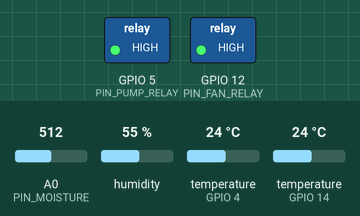
Recording of a sketch running on a simulated ESP8266 (Wemos D1 mini). Parts: switched loads named in the sketch (green lamp = pin HIGH). The test bench sets the inputs (shaded band); at power-on: humidity 55 %, A0 (PIN_MOISTURE) = 512, temperature (sensors on GPIO 4, GPIO 14) 24 °C. WiFi joins after 1.5 s; servers stay silent unless stated; uploads are accepted with an empty reply; what the sketch prints to the serial monitor is not drawn.

Above: at 4.5 s.
4.6 s: humidity set to 83 %
8.1 s: humidity set to 86 %
At 10.6 s:
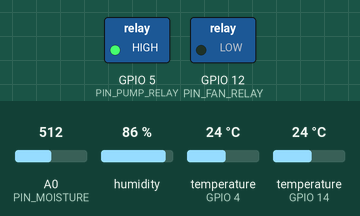
11.4 s: A0 (PIN_MOISTURE) set to 656
12.9 s: A0 (PIN_MOISTURE) set to 683
At 14.9 s:
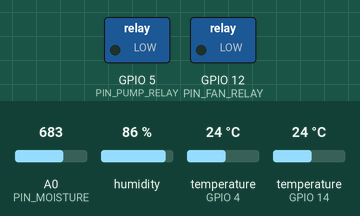
Timing chart, 0 to 45.9 s (numbered marks = the images above; inputs shaded):
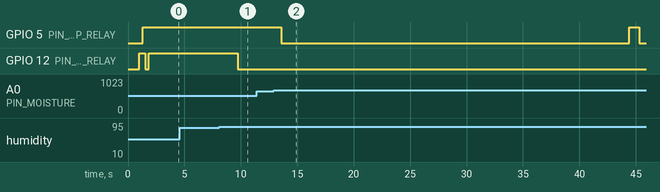

Measured:
- the behaviour switches between 84 and 85 % on humidity (found by bisection; images 0 and 1)
- the behaviour switches between 665 and 666 on A0 (PIN_MOISTURE) (found by bisection; images 1 and 2)
- after the input at 4.6 s, every drawn part: stays the same
- after the input at 8.1 s, GPIO 12 (PIN_FAN_RELAY): HIGH → LOW after 1.6 s
- after the input at 11.4 s, every drawn part: stays the same
- after the input at 12.9 s, GPIO 5 (PIN_PUMP_RELAY): HIGH → LOW after 0.69 s, → HIGH 30.8 s later, → LOW 0.86 s later

The sketch:

ESP8266_WIFIMANAGER_PRODUCTION.ino
```cpp
/*
 * ==============================================================================
 * 🌱 Smart Seedling Nursery IoT - Complete Production Firmware for ESP8266
 * ==============================================================================
 * Platform: ESP8266 (NodeMCU v2/v3, Wemos D1 Mini, ESP-12E/F)
 * Target Server: https://seedling.acrmatech.com
 *
 * 🔌 HARDWARE WIRING PINOUT:
 *   - A0      (ADC0)    : Capacitive Soil Moisture Sensor v1.2 / v2.0 (Analog)
 *   - D2      (GPIO 4)  : DS18B20 Soil Temperature 1-Wire (with 4.7kΩ pull-up to 3.3V)
 *   - D1      (GPIO 5)  : 5V Relay #1 -> Submersible Irrigation Pump
 *   - D5      (GPIO 14) : DHT22 Ambient Air Temperature & Relative Humidity Sensor
 *   - D6      (GPIO 12) : 5V Relay #2 -> Greenhouse Ventilation / Cooling Fan
 *
 * 📦 REQUIRED ARDUINO LIBRARIES:
 *   1. WiFiManager (by tzapu or tablatronix)
 *   2. DHT sensor library (by Adafruit) + Adafruit Unified Sensor
 *   3. DallasTemperature (by Miles Burton)
 *   4. OneWire (by Paul Stoffregen)
 *   5. ArduinoJson (by Benoit Blanchon, v6.x or v7.x)
 * ==============================================================================
 */

#include <ESP8266WiFi.h>
#include <WiFiClientSecure.h>
#include <ESP8266HTTPClient.h>
#include <WiFiManager.h>      // Phone Captive Portal Wi-Fi Configuration
#include <DHT.h>              // Adafruit DHT22 Library
#include <OneWire.h>
#include <DallasTemperature.h>
#include <ArduinoJson.h>

// ==============================================================================
// 1. CLOUD SERVER CONFIGURATION
// ==============================================================================
const char* SERVER_URL    = "https://seedling.acrmatech.com/api/v1/device/readings/";
const char* DEVICE_ID     = "ESP32-001";
const char* API_KEY       = "secret-esp32-demo-api-key-2026";
const char* FIRMWARE_VER  = "2.0.0";

// ==============================================================================
// 2. HARDWARE PIN DEFINITIONS & RELAY SETTINGS
// ==============================================================================
#define PIN_MOISTURE      A0    // Dedicated Analog ADC (0 - 1023)
#define PIN_DS18B20       4     // GPIO 4 (NodeMCU D2) - Soil Temperature
#define PIN_PUMP_RELAY    5     // GPIO 5 (NodeMCU D1) - Water Pump Relay
#define PIN_DHT           14    // GPIO 14 (NodeMCU D5) - DHT22 Air Sensor
#define PIN_FAN_RELAY     12    // GPIO 12 (NodeMCU D6) - Ventilation Fan Relay

#define DHTTYPE           DHT22 // DHT 22 (AM2302, AM2321)

// ⚠️ RELAY TYPE: Set to TRUE for standard Active-LOW relays (LOW=ON, HIGH=OFF)
const bool RELAYS_ACTIVE_LOW = true;

// Soil Moisture ADC Calibration (10-bit ADC: 0 - 1023)
const int DRY_ADC_VALUE   = 800;   // In dry air
const int WET_ADC_VALUE   = 350;   // In water

// Autonomous Control Thresholds
float PUMP_ON_THRESHOLD   = 30.0;  // Turn pump ON when soil moisture <= 30%
float PUMP_OFF_THRESHOLD  = 50.0;  // Turn pump OFF when soil moisture >= 50%
unsigned long MAX_PUMP_RUN_MS = 30000; // 30s safety cutoff

float FAN_ON_TEMP_THRESHOLD  = 30.0; // Turn fan ON when air temp >= 30.0°C
float FAN_OFF_TEMP_THRESHOLD = 25.0; // Turn fan OFF when air temp <= 25.0°C
float FAN_ON_HUMID_THRESHOLD = 85.0; // Turn fan ON when air humidity >= 85.0%

// Sensor Objects
DHT dht(PIN_DHT, DHTTYPE);
OneWire oneWire(PIN_DS18B20);
DallasTemperature tempSensors(&oneWire);

// State Tracking & Timing
unsigned long lastUploadTime = 0;
const unsigned long UPLOAD_INTERVAL_MS = 2000; // Stream telemetry every 2 seconds
unsigned long pumpStartTime = 0;
bool isPumpActive = false;
bool isFanActive  = false;

// ==============================================================================
// 3. RELAY ACTUATOR HELPERS
// ==============================================================================
void setPumpRelay(bool turnOn) {
  if (RELAYS_ACTIVE_LOW) {
    digitalWrite(PIN_PUMP_RELAY, turnOn ? LOW : HIGH);
  } else {
    digitalWrite(PIN_PUMP_RELAY, turnOn ? HIGH : LOW);
  }
}

void setFanRelay(bool turnOn) {
  if (RELAYS_ACTIVE_LOW) {
    digitalWrite(PIN_FAN_RELAY, turnOn ? LOW : HIGH);
  } else {
    digitalWrite(PIN_FAN_RELAY, turnOn ? HIGH : LOW);
  }
}

// ==============================================================================
// 4. SETUP INITIALIZATION
// ==============================================================================
void setup() {
  Serial.begin(115200);
  delay(1000);
  Serial.println("\n🌱 ==================================================");
  Serial.println("🌱 Smart Seedling ESP8266 + DHT22 & Fan Booting...");
  Serial.println("🌱 Target Server: https://seedling.acrmatech.com");
  Serial.println("🌱 ==================================================");

  // 1. Initialize Relay Outputs (Ensure OFF on boot)
  pinMode(PIN_PUMP_RELAY, OUTPUT);
  pinMode(PIN_FAN_RELAY, OUTPUT);
  setPumpRelay(false);
  setFanRelay(false);

  // Quick relay test clicks on boot
  Serial.println("⚡ Testing Relays (Pump & Fan Click Test)...");
  setPumpRelay(true);
  delay(300);
  setPumpRelay(false);
  delay(200);
  setFanRelay(true);
  delay(300);
  setFanRelay(false);
  Serial.println("⚡ Relay Test Completed.");

  // 2. Initialize Sensors
  tempSensors.begin();
  dht.begin();

  // 3. Connect to Wi-Fi via Phone Portal
  WiFiManager wm;
  Serial.println("📱 Starting WiFiManager Portal...");
  Serial.println("📱 Connect phone to Wi-Fi: 'SmartSeedling-Setup' to configure Wi-Fi.");

  bool connected = wm.autoConnect("SmartSeedling-Setup");

  if (!connected) {
    Serial.println("❌ Failed to connect. Restarting ESP8266 in 3 seconds...");
    delay(3000);
    ESP.restart();
  }

  Serial.println("\n✅ Wi-Fi Connected Successfully!");
  Serial.print("📱 Node IP Address: ");
  Serial.println(WiFi.localIP());
  Serial.print("📶 Signal Strength (RSSI): ");
  Serial.print(WiFi.RSSI());
  Serial.println(" dBm\n");
}

// ==============================================================================
// 5. MAIN LOOP
// ==============================================================================
void loop() {
  if (WiFi.status() != WL_CONNECTED) {
    delay(100);
    return;
  }

  // 1. Read Soil Temperature (DS18B20)
  tempSensors.requestTemperatures();
  float soilTemp = tempSensors.getTempCByIndex(0);
  if (soilTemp == DEVICE_DISCONNECTED_C || soilTemp < -40.0) {
    soilTemp = 24.5; // Sensor fallback
  }

  // 2. Read Soil Moisture (Analog)
  int rawMoist = analogRead(PIN_MOISTURE);
  float soilMoist = calculateMoisturePercent(rawMoist);

  // 3. Read Ambient Air Climate (DHT22)
  float airHum = dht.readHumidity();
  float airTemp = dht.readTemperature();
  if (isnan(airHum) || isnan(airTemp)) {
    airHum = 65.0; // Fallback if DHT22 warming up
    airTemp = soilTemp + 1.2;
  }

  // 4. Autonomous Actuation Logic
  handleIrrigation(soilMoist);
  handleVentilation(airTemp, airHum);

  // 5. Stream Real-Time Telemetry to Cloud
  unsigned long now = millis();
  if (now - lastUploadTime >= UPLOAD_INTERVAL_MS) {
    lastUploadTime = now;
    sendTelemetry(soilTemp, soilMoist, rawMoist, airTemp, airHum, isPumpActive, isFanActive);
  }

  delay(100);
}

// ==============================================================================
// 6. CONTROL & TELEMETRY FUNCTIONS
// ==============================================================================

// Convert ADC (0 - 1023) to Percentage
float calculateMoisturePercent(int rawADC) {
  if (rawADC >= DRY_ADC_VALUE) return 0.0;
  if (rawADC <= WET_ADC_VALUE) return 100.0;
  float pct = ((float)(DRY_ADC_VALUE - rawADC) / (float)(DRY_ADC_VALUE - WET_ADC_VALUE)) * 100.0;
  return constrain(pct, 0.0, 100.0);
}

// Autonomous Pump Controller
void handleIrrigation(float currentMoisture) {
  if (!isPumpActive && currentMoisture <= PUMP_ON_THRESHOLD) {
    setPumpRelay(true);
    isPumpActive = true;
    pumpStartTime = millis();
    Serial.printf("💧 [PUMP ON] Soil Moisture (%.1f%%) <= Threshold (%.1f%%)\n", currentMoisture, PUMP_ON_THRESHOLD);
  } else if (isPumpActive) {
    bool moistureSatisfied = (currentMoisture >= PUMP_OFF_THRESHOLD);
    bool timeoutExceeded = (millis() - pumpStartTime >= MAX_PUMP_RUN_MS);

    if (moistureSatisfied || timeoutExceeded) {
      setPumpRelay(false);
      isPumpActive = false;
      if (timeoutExceeded) {
        Serial.println("⚠️ [PUMP OFF] Safety cutoff reached (30s).");
      } else {
        Serial.printf("✅ [PUMP OFF] Target moisture reached (%.1f%% >= %.1f%%)\n", currentMoisture, PUMP_OFF_THRESHOLD);
      }
    }
  }
}

// Autonomous Fan Controller
void handleVentilation(float currentAirTemp, float currentAirHum) {
  bool needsCooling = (currentAirTemp >= FAN_ON_TEMP_THRESHOLD);
  bool needsDehumidify = (currentAirHum >= FAN_ON_HUMID_THRESHOLD);

  if (!isFanActive && (needsCooling || needsDehumidify)) {
    setFanRelay(true);
    isFanActive = true;
    Serial.printf("💨 [FAN ON] Air Temp: %.1f°C | Air Hum: %.1f%% -> Ventilation Active\n", currentAirTemp, currentAirHum);
  } else if (isFanActive) {
    bool tempCooled = (currentAirTemp <= FAN_OFF_TEMP_THRESHOLD);
    bool humNormal  = (currentAirHum < FAN_ON_HUMID_THRESHOLD - 5.0);

    if (tempCooled && humNormal) {
      setFanRelay(false);
      isFanActive = false;
      Serial.printf("✅ [FAN OFF] Climate restored (Air: %.1f°C, Hum: %.1f%%)\n", currentAirTemp, currentAirHum);
    }
  }
}

// HTTPS Telemetry Ingestion to cPanel Server
void sendTelemetry(float sTemp, float sMoist, int rawMoist, float aTemp, float aHum, bool pumpState, bool fanState) {
  if (WiFi.status() != WL_CONNECTED) return;

  WiFiClientSecure client;
  client.setInsecure(); // Bypass SSL verification for high-speed connectivity

  HTTPClient https;
  https.setTimeout(4000);

  if (https.begin(client, SERVER_URL)) {
    https.addHeader("Content-Type", "application/json");
    https.addHeader("X-Device-ID", DEVICE_ID);
    https.addHeader("X-API-Key", API_KEY);

    // Build JSON Payload
    StaticJsonDocument<384> doc;
    doc["device_id"]         = DEVICE_ID;
    doc["soil_temperature"]  = sTemp;
    doc["soil_moisture"]     = sMoist;
    doc["soil_moisture_raw"] = rawMoist;
    doc["air_temperature"]   = aTemp;
    doc["air_humidity"]      = aHum;
    doc["pump_status"]       = pumpState;
    doc["fan_status"]        = fanState;
    doc["rssi"]              = WiFi.RSSI();
    doc["firmware_version"]  = FIRMWARE_VER;

    String requestBody;
    serializeJson(doc, requestBody);

    int httpCode = https.POST(requestBody);

    if (httpCode == HTTP_CODE_CREATED || httpCode == HTTP_CODE_OK) {
      String responsePayload = https.getString();

      // Parse Dynamic Settings Synchronized from Django Admin
      StaticJsonDocument<512> resDoc;
      DeserializationError err = deserializeJson(resDoc, responsePayload);
      if (!err && resDoc.containsKey("settings")) {
        JsonObject s = resDoc["settings"];
        if (s.containsKey("pump_on_threshold"))    PUMP_ON_THRESHOLD      = s["pump_on_threshold"];
        if (s.containsKey("pump_off_threshold"))   PUMP_OFF_THRESHOLD     = s["pump_off_threshold"];
        if (s.containsKey("fan_on_temperature"))   FAN_ON_TEMP_THRESHOLD  = s["fan_on_temperature"];
        if (s.containsKey("fan_off_temperature"))  FAN_OFF_TEMP_THRESHOLD = s["fan_off_temperature"];
        if (s.containsKey("fan_on_humidity"))     FAN_ON_HUMID_THRESHOLD = s["fan_on_humidity"];
        if (s.containsKey("max_pump_runtime_seconds")) {
          MAX_PUMP_RUN_MS = ((unsigned long)s["max_pump_runtime_seconds"]) * 1000;
        }
      }

      Serial.printf("📡 [CLOUD SYNC OK] Soil: %.1f°C, %.1f%% | Air: %.1f°C, %.1f%% | Pump: %s | Fan: %s | FanThreshold: >=%.1f°C\n",
                    sTemp, sMoist, aTemp, aHum, pumpState ? "ON" : "OFF", fanState ? "ON" : "OFF", FAN_ON_TEMP_THRESHOLD);
    } else {
      Serial.printf("❌ [CLOUD SYNC ERROR] HTTP %d\n", httpCode);
    }
    https.end();
  }
}
```
